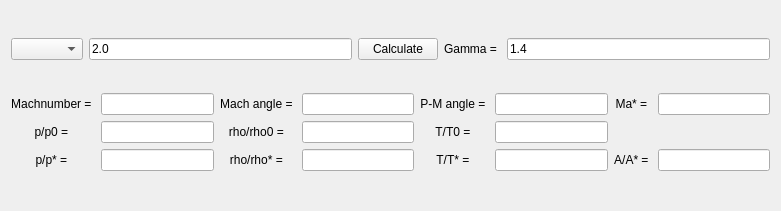
<?xml version="1.0" encoding="UTF-8"?>
<ui version="4.0">
 <class>MainWindow</class>
 <widget class="QMainWindow" name="MainWindow">
  <property name="geometry">
   <rect>
    <x>0</x>
    <y>0</y>
    <width>781</width>
    <height>211</height>
   </rect>
  </property>
  <property name="windowTitle">
   <string>Isentropic Flow Calculator</string>
  </property>
  <widget class="QWidget" name="centralWidget">
   <property name="enabled">
    <bool>true</bool>
   </property>
   <layout class="QGridLayout" name="gridLayout">
    <item row="0" column="2">
     <widget class="QPushButton" name="btn_calculate">
      <property name="text">
       <string>Calculate</string>
      </property>
     </widget>
    </item>
    <item row="0" column="0">
     <widget class="QComboBox" name="combobox_options"/>
    </item>
    <item row="0" column="3">
     <widget class="QLabel" name="label_12">
      <property name="text">
       <string>Gamma = </string>
      </property>
     </widget>
    </item>
    <item row="0" column="1">
     <widget class="QLineEdit" name="led_INPUT">
      <property name="text">
       <string>2.0</string>
      </property>
     </widget>
    </item>
    <item row="0" column="4">
     <widget class="QLineEdit" name="led_gamma">
      <property name="text">
       <string>1.4</string>
      </property>
     </widget>
    </item>
    <item row="1" column="0" colspan="5">
     <layout class="QGridLayout" name="gridLayout_2">
      <item row="0" column="0">
       <widget class="QLabel" name="label">
        <property name="text">
         <string>Machnumber = </string>
        </property>
        <property name="alignment">
         <set>Qt::AlignCenter</set>
        </property>
       </widget>
      </item>
      <item row="1" column="0">
       <widget class="QLabel" name="label_2">
        <property name="text">
         <string>p/p0 = </string>
        </property>
        <property name="alignment">
         <set>Qt::AlignCenter</set>
        </property>
       </widget>
      </item>
      <item row="0" column="2">
       <widget class="QLabel" name="label_4">
        <property name="text">
         <string>Mach angle = </string>
        </property>
        <property name="alignment">
         <set>Qt::AlignCenter</set>
        </property>
       </widget>
      </item>
      <item row="0" column="4">
       <widget class="QLabel" name="label_5">
        <property name="text">
         <string>P-M angle = </string>
        </property>
        <property name="alignment">
         <set>Qt::AlignCenter</set>
        </property>
       </widget>
      </item>
      <item row="0" column="5">
       <widget class="QLineEdit" name="led_pmAngle"/>
      </item>
      <item row="2" column="0">
       <widget class="QLabel" name="label_3">
        <property name="text">
         <string>p/p* = </string>
        </property>
        <property name="alignment">
         <set>Qt::AlignCenter</set>
        </property>
       </widget>
      </item>
      <item row="0" column="3">
       <widget class="QLineEdit" name="led_machAngle"/>
      </item>
      <item row="1" column="1">
       <widget class="QLineEdit" name="led_pdp0"/>
      </item>
      <item row="0" column="1">
       <widget class="QLineEdit" name="led_machnumber"/>
      </item>
      <item row="2" column="5">
       <widget class="QLineEdit" name="led_TdTstar"/>
      </item>
      <item row="1" column="3">
       <widget class="QLineEdit" name="led_rhodrho0"/>
      </item>
      <item row="2" column="3">
       <widget class="QLineEdit" name="led_rhodrhostar"/>
      </item>
      <item row="1" column="5">
       <widget class="QLineEdit" name="led_TdT0"/>
      </item>
      <item row="2" column="1">
       <widget class="QLineEdit" name="led_pdpstar"/>
      </item>
      <item row="2" column="4">
       <widget class="QLabel" name="label_8">
        <property name="text">
         <string>T/T* = </string>
        </property>
        <property name="alignment">
         <set>Qt::AlignCenter</set>
        </property>
       </widget>
      </item>
      <item row="1" column="4">
       <widget class="QLabel" name="label_7">
        <property name="text">
         <string>T/T0 = </string>
        </property>
        <property name="alignment">
         <set>Qt::AlignCenter</set>
        </property>
       </widget>
      </item>
      <item row="2" column="6">
       <widget class="QLabel" name="label_10">
        <property name="text">
         <string>A/A* = </string>
        </property>
        <property name="alignment">
         <set>Qt::AlignCenter</set>
        </property>
       </widget>
      </item>
      <item row="1" column="2">
       <widget class="QLabel" name="label_6">
        <property name="text">
         <string>rho/rho0 = </string>
        </property>
        <property name="alignment">
         <set>Qt::AlignCenter</set>
        </property>
       </widget>
      </item>
      <item row="2" column="2">
       <widget class="QLabel" name="label_9">
        <property name="text">
         <string>rho/rho* = </string>
        </property>
        <property name="alignment">
         <set>Qt::AlignCenter</set>
        </property>
       </widget>
      </item>
      <item row="2" column="7">
       <widget class="QLineEdit" name="led_AdAstar"/>
      </item>
      <item row="0" column="6">
       <widget class="QLabel" name="label_11">
        <property name="text">
         <string>Ma* = </string>
        </property>
        <property name="alignment">
         <set>Qt::AlignCenter</set>
        </property>
       </widget>
      </item>
      <item row="0" column="7">
       <widget class="QLineEdit" name="led_machStar"/>
      </item>
     </layout>
    </item>
   </layout>
  </widget>
 </widget>
 <layoutdefault spacing="6" margin="11"/>
 <resources/>
 <connections/>
</ui>
